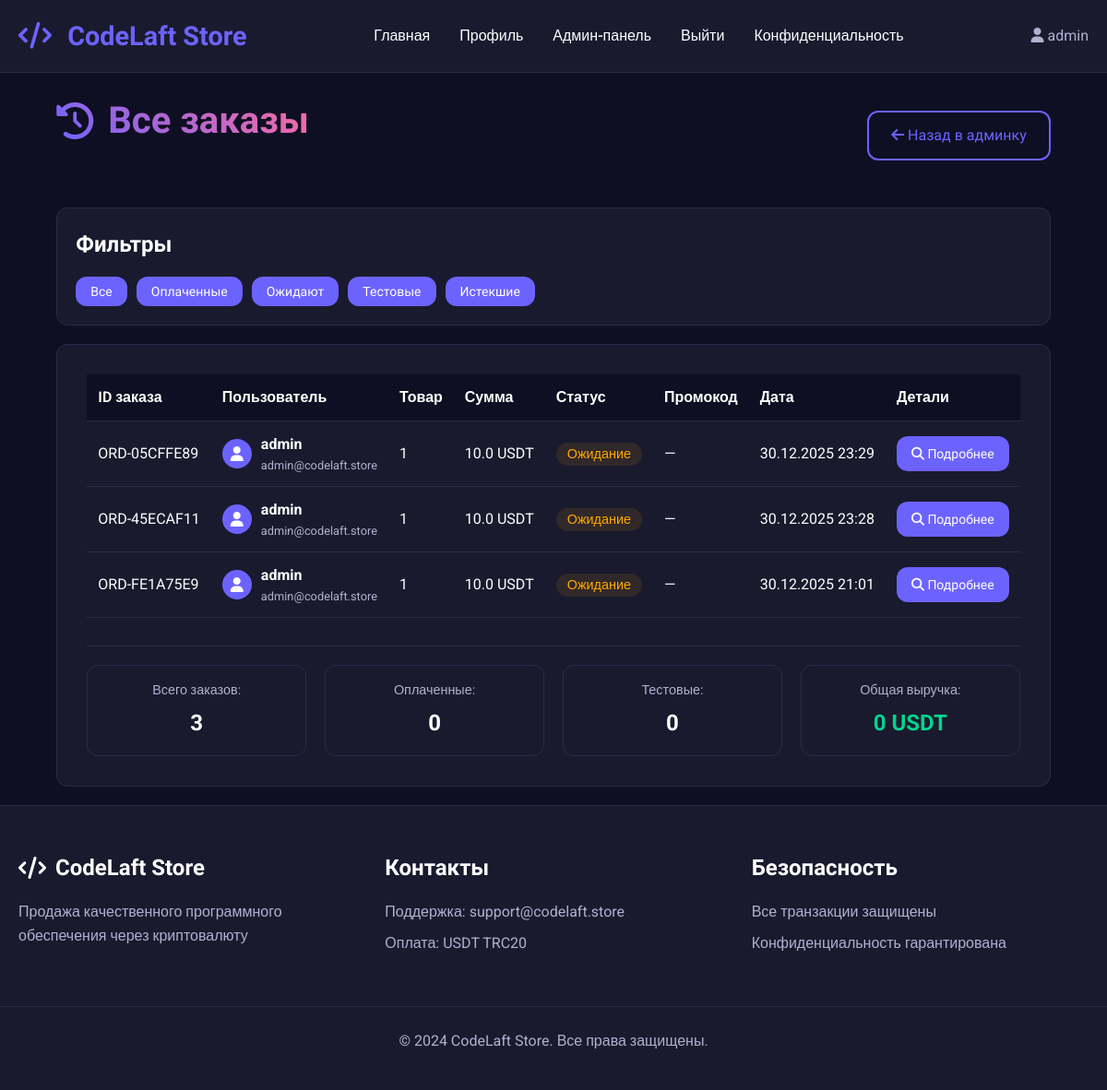
Page /admin/orders (signed in) on the earlier database version.
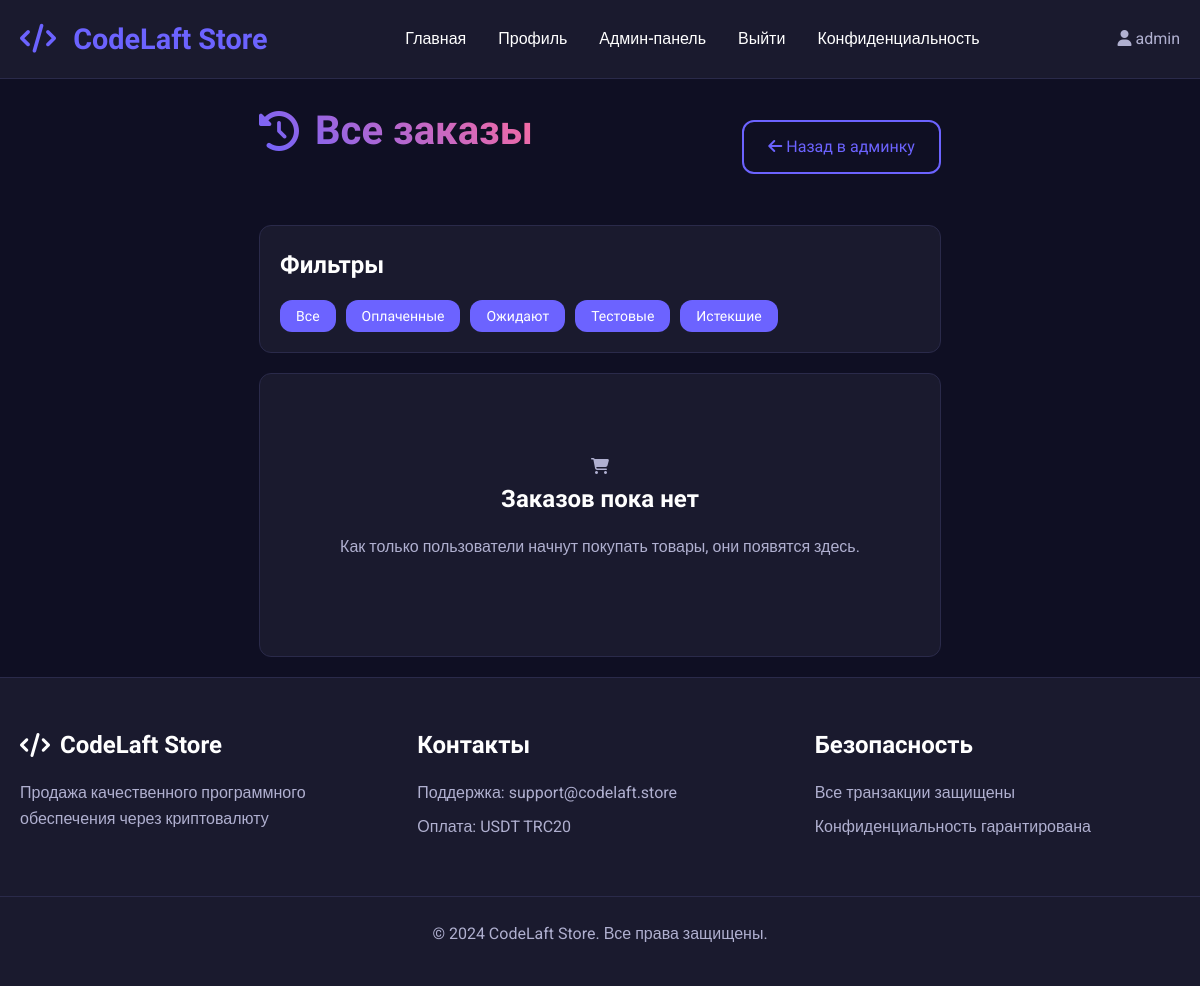
Same page on the later database version.
### app.py (models this page shows, shortened)
class Order(db.Model):
    id = db.Column(db.Integer, primary_key=True)
    order_id = db.Column(db.String(50), unique=True, nullable=False)
    user_id = db.Column(db.Integer, db.ForeignKey('user.id'), nullable=False)
    product_id = db.Column(db.Integer, db.ForeignKey('product.id'), nullable=False)
    promocode_id = db.Column(db.Integer, db.ForeignKey('promocode.id'), nullable=True)
    quantity = db.Column(db.Integer, default=1)
    amount = db.Column(db.Float, nullable=False)
    original_amount = db.Column(db.Float)  # Сумма без скидки
    discount_amount = db.Column(db.Float, default=0)  # Сумма скидки
    payment_type = db.Column(db.String(20), nullable=False)
    form_data = db.Column(db.Text)  # JSON string with form data
    status = db.Column(db.String(20), default='pending')  # pending, paid, cancelled, expired, trial
    transaction_hash = db.Column(db.String(100))  # Хэш транзакции TRON
    expires_at = db.Column(db.DateTime)  # Для подписок и тестов
    payment_expires_at = db.Column(db.DateTime)  # Время истечения ожидания оплаты
    created_at = db.Column(db.DateTime, default=datetime.utcnow)
    user = db.relationship('User', backref=db.backref('orders', lazy=True))
    product = db.relationship('Product', backref=db.backref('orders', lazy=True))
    promocode = db.relationship('Promocode', backref=db.backref('orders', lazy=True))

class User(UserMixin, db.Model):
    id = db.Column(db.Integer, primary_key=True)
    username = db.Column(db.String(80), unique=True, nullable=False)
    email = db.Column(db.String(120), unique=True, nullable=False)
    password_hash = db.Column(db.String(200), nullable=False)
    created_at = db.Column(db.DateTime, default=datetime.utcnow)
    is_admin = db.Column(db.Boolean, default=False)

class Product(db.Model):
    id = db.Column(db.Integer, primary_key=True)
    name = db.Column(db.String(200), nullable=False)
    description = db.Column(db.Text, nullable=False)
    price = db.Column(db.Float, nullable=False)
    original_price = db.Column(db.Float)  # Цена без скидки
    price_type = db.Column(db.String(20), nullable=False)  # 'one_time' or 'subscription' or 'trial'
    subscription_days = db.Column(db.Integer, default=30)  # For subscription products
    trial_days = db.Column(db.Integer, default=7)  # Для тестового периода
    quantity = db.Column(db.Integer, default=1)
    image_filename = db.Column(db.String(200))
    form_fields = db.Column(db.Text)  # JSON string with form fields
    is_active = db.Column(db.Boolean, default=True)
    is_trial = db.Column(db.Boolean, default=False)  # Флаг тестового товара
    max_trial_per_user = db.Column(db.Integer, default=1)  # Максимум тестовых периодов на пользователя
    created_at = db.Column(db.DateTime, default=datetime.utcnow)
    reviews = db.relationship('Review', backref='product', lazy=True, cascade='all, delete-orphan')
    promocodes = db.relationship('Promocode', backref='product', lazy=True, cascade='all, delete-orphan')

### app.py (the view)
@app.route('/admin/orders')
@login_required
def admin_orders():
    if not current_user.is_admin:
        abort(403)
    orders = Order.query.order_by(Order.created_at.desc()).all()
    return render_template('orders.html', orders=orders)

### app.py (called while the page is built)
@app.context_processor
def inject_now():
    return {'now': datetime.utcnow()}

@login_manager.user_loader
def load_user(user_id):
    return User.query.get(int(user_id))

@app.context_processor
def inject_now():
    return {'now': datetime.utcnow(), 'timedelta': timedelta}

@app.before_request
def start_payment_monitor_once():
    global _monitor_started
    if not _monitor_started:
        _monitor_started = True
        monitor_thread = threading.Thread(target=TronPaymentVerifier.start_payment_monitor, daemon=True)
        monitor_thread.start()
        print("Payment monitor started")

### templates/orders.html (shortened to what the changed rows need)
{% extends "base.html" %}
{% block content %}
<div class="admin-container">
    <div class="admin-header">
        <h1 class="admin-title">
            <i class="fas fa-history"></i> Все заказы
        </h1>
    </div>
    <div class="admin-section">
        {% if orders %}
        <div class="table-responsive">
            <table class="admin-table orders-table">
                <thead>
                    <tr>
                        <th>ID заказа</th>
                        <th>Пользователь</th>
                        <th>Товар</th>
                        <th>Сумма</th>
                        <th>Статус</th>
                        <th>Промокод</th>
                        <th>Дата</th>
                        <th>Детали</th>
                    </tr>
                </thead>
                <tbody>
                    {% for order in orders %}
                    <tr class="order-row" data-status="{{ order.status }}">
                        <td>{{ order.order_id }}</td>
                        <td>
                            <div class="user-info">
                                <div class="user-avatar-small">
                                    <i class="fas fa-user"></i>
                                </div>
                                <div>
                                    <strong>{{ order.user.username }}</strong>
                                    <small>{{ order.user.email }}</small>
                                </div>
                            </div>
                        </td>
                        <td>{{ order.product.name }}</td>
                        <td>
                            {% if order.amount == 0 %}
                                <span class="free-text">БЕСПЛАТНО</span>
                            {% else %}
                                {{ order.amount }} USDT
                            {% endif %}
                        </td>
                        <td>
                            {% if order.status == 'paid' %}
                                <span class="status-badge status-paid">Оплачен</span>
                            {% elif order.status == 'pending' %}
                                <span class="status-badge status-pending">Ожидание</span>
                            {% elif order.status == 'trial' %}
                                <span class="status-badge status-trial">Тест</span>
                            {% elif order.status == 'expired' %}
                                <span class="status-badge status-expired">Истек</span>
                            {% else %}
                                <span class="status-badge status-cancelled">Отменен</span>
                            {% endif %}
                        </td>
                        <td>
                            {% if order.promocode %}
                                <span class="promocode-badge">{{ order.promocode.code }}</span>
                            {% else %}
                                <span class="text-muted">—</span>
                            {% endif %}
                        </td>
                        <td>{{ order.created_at.strftime('%d.%m.%Y %H:%M') }}</td>
                        <td>
                            <a href="{{ url_for('order_details', order_id=order.id) }}" class="btn btn-small">
                                <i class="fas fa-search"></i> Подробнее
                            </a>
                        </td>
                    </tr>
                    {% endfor %}
                </tbody>
            </table>
        </div>
        <div class="orders-summary">
            <div class="summary-item">
                <span>Всего заказов:</span>
                <strong>{{ orders|length }}</strong>
            </div>
            <div class="summary-item">
                <span>Оплаченные:</span>
                <strong>{{ orders|selectattr('status', 'equalto', 'paid')|list|length }}</strong>
            </div>
            <div class="summary-item">
                <span>Тестовые:</span>
                <strong>{{ orders|selectattr('status', 'equalto', 'trial')|list|length }}</strong>
            </div>
            <div class="summary-item">
                <span>Общая выручка:</span>
                <strong class="revenue-text">{{ orders|selectattr('status', 'equalto', 'paid')|map(attribute='amount')|sum }} USDT</strong>
            </div>
        </div>
        {% else %}
        <div class="no-data">
            <i class="fas fa-shopping-cart"></i>
            <h3>Заказов пока нет</h3>
            <p>Как только пользователи начнут покупать товары, они появятся здесь.</p>
        </div>
        {% endif %}
    </div>
</div>
{% endblock %}

Differences in the rows shown:
removed Order: order_id "ORD-05CFFE89", user.username "admin", user.email "admin@codelaft.store", product.name "1", amount "10.0", status "Ожидание", created_at "30.12.2025 23:29"
removed Order: order_id "ORD-45ECAF11", user.username "admin", user.email "admin@codelaft.store", product.name "1", amount "10.0", status "Ожидание", created_at "30.12.2025 23:28"
removed Order: order_id "ORD-FE1A75E9", user.username "admin", user.email "admin@codelaft.store", product.name "1", amount "10.0", status "Ожидание", created_at "30.12.2025 21:01"
Other differences:
{{ orders|length }}: "3" → (not shown)
{{ orders|selectattr('status', 'equalto', 'paid')|list|length }}: "0" → (not shown)
{{ orders|selectattr('status', 'equalto', 'trial')|list|length }}: "0" → (not shown)
text no longer shown: "ID заказа Пользователь Товар Сумма Статус Промокод Дата Детали Всего заказов: Оплаченные: Тестовые: Общая выручка: 0 USDT"
text now shown: "Заказов пока нет Как только пользователи начнут покупать товары, они появятся здесь."
